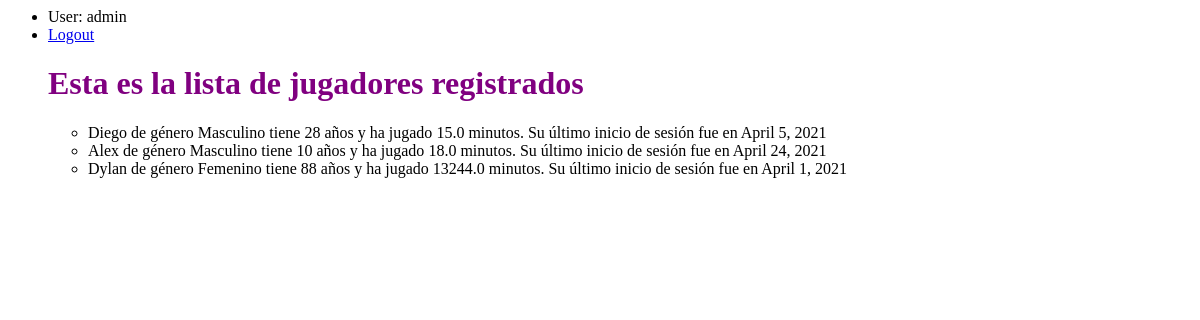
The app's page /datos (signed in), older data.
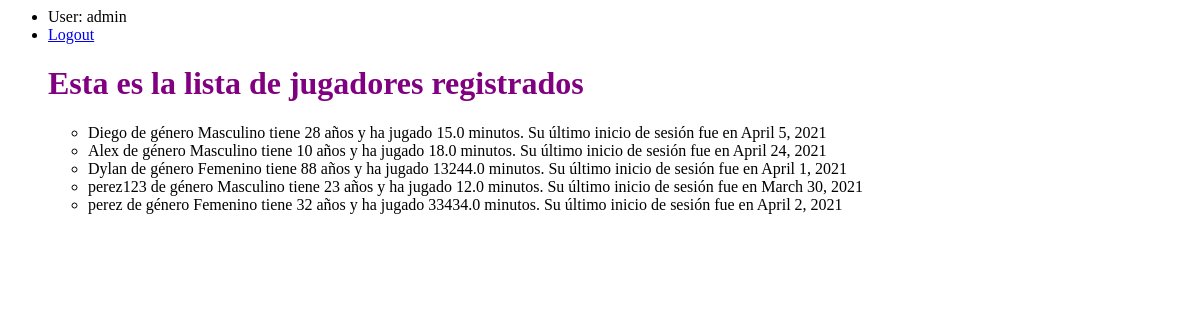
The same page, newer data.
### Videojuego/models.py (models this page shows)
class Usuarios(models.Model):
    nombre = models.CharField(max_length=30)
    edad = models.IntegerField()
    genero = models.CharField(max_length=10)
    minutos_jugados = models.FloatField()
    ultimo_inicio= models.DateField()

### Videojuego/views.py (the view)
# urls.py: path('datos',views.datos, name = 'datos'),
@login_required
def datos(request):
    jugadores = Usuarios.objects.all() #select * from Reto;
    return render(request, 'datos.html',{'lista_jugadores':jugadores})

### templates/datos.html
<html>
    <head>
       {% load static %}
       <link href="{% static 'estilo.css' %}" rel="stylesheet" />
    </head>
    <body>
        <ul>
            {% if user.is_authenticated %}
            <li>User: {{user.get_username}}</li>
            <li><a href="{% url 'logout'%}?next={{request.path}}">Logout</a></li>
            <h1>Esta es la lista de jugadores registrados</h1>
       <ul>
           {% for j in lista_jugadores %}
           <li>{{j.nombre}} de género {{j.genero}} tiene {{j.edad}} años y ha jugado {{j.minutos_jugados}} minutos. Su último inicio de sesión fue en {{j.ultimo_inicio}}</li>
           {% endfor %}
       </ul>
            {% else %}
            <li><a href="{% url 'login'%}?next={{request.path}}">Login</a></li>
            {% endif %}
        </ul>
    </body>
</html>

### static/estilo.css (style rules this page uses)
h1 { color:purple; }

Row changes from the older to the newer data that the page shows:
added Usuarios: nombre "perez123", genero "Masculino", edad "23", minutos_jugados "12.0", ultimo_inicio "March 30, 2021"
added Usuarios: nombre "perez", genero "Femenino", edad "32", minutos_jugados "33434.0", ultimo_inicio "April 2, 2021"
